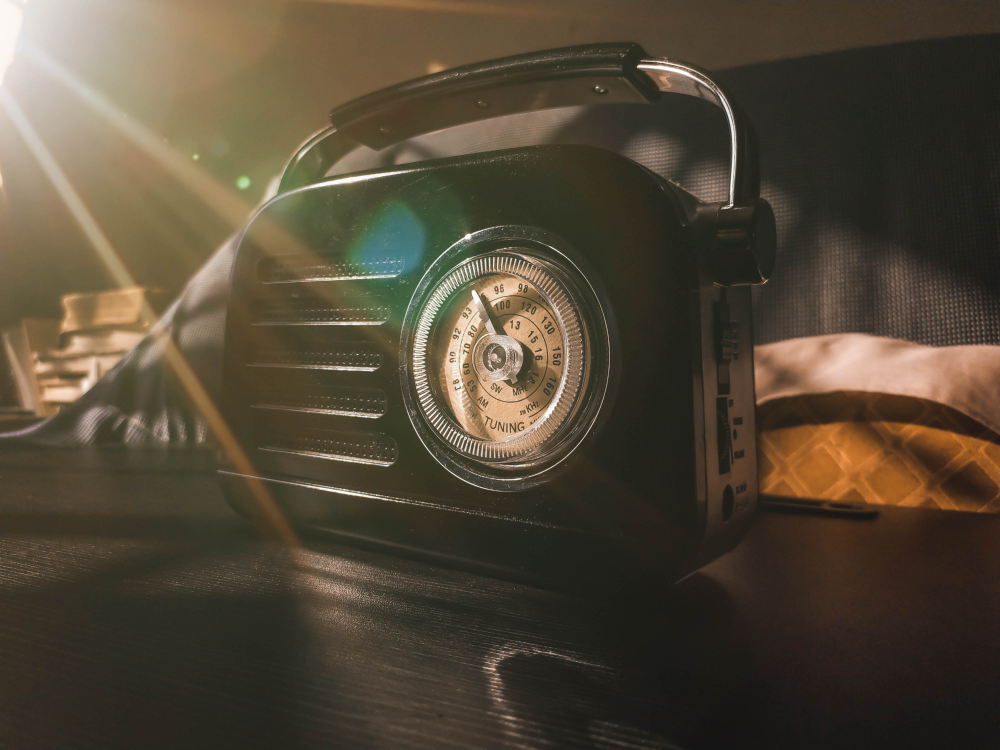
#> input picture image/Radio.jpg, 4000 x 3000 px (shown at 1/4 size); its folder holds only this picture in this run
$ python main.py
#> lines starting #> are read from the running program, lines starting #| are printed output that depends on the picture
# Import necessary modules
import os  # For file system operations
from PIL import Image, ImageOps  # For image manipulation using Pillow library

# Constants
BORDER = 20  # Final border width to be added around the image
BASE_DIMENSIONS = (1080, 1350)  # Instagram's 4:5 aspect ratio dimensions
INPUT_FOLDER = "image"  # Folder containing the original images
OUTPUT_FOLDER = "exports"  # Folder where processed images will be saved
SUPPORTED_FORMATS = (
    ".jpg",
    ".jpeg",
    ".png",
    ".webp",
    ".bmp",
    ".tiff",
)  # Supported image formats


def is_portrait(img: Image.Image) -> bool:
    """
    Determines if an image is portrait-oriented.
    Returns True if height > width, else False.
    """
    return img.height > img.width


def process_image(image_path: str, output_path: str):
    """
    Processes a single image:
    - Resizes it to fit Instagram's 4:5 aspect ratio without cropping
    - Adds white space and borders to maintain aspect ratio
    - Saves the processed image to the output folder
    """
#> called with image_path = 'image/Radio.jpg', output_path = 'exports/nocrop_Radio.jpg'
    print(f"Processing: {image_path}")

    # Open the image
    image = Image.open(image_path)
#> image is the input picture: PIL image 4000x3000 RGB; mean R, G, B 82.3, 72.1, 55.3

    # Resize while preserving aspect ratio to fit within Instagram 4:5 frame
    if is_portrait(image):
        # For portrait: fit height to 1350 - BORDER
        image_height_new = BASE_DIMENSIONS[1] - BORDER
        image_width_new = int((image_height_new / image.height) * image.width)
    else:
        # For landscape or square: fit width to 1080 - BORDER
        image_width_new = BASE_DIMENSIONS[0] - BORDER
#> image_width_new = 1060
        image_height_new = int((image_width_new / image.width) * image.height)
#> image_height_new = 795

    # Resize the image using high-quality resampling
    resized_image = image.resize(
        (image_width_new, image_height_new), Image.Resampling.LANCZOS
    )
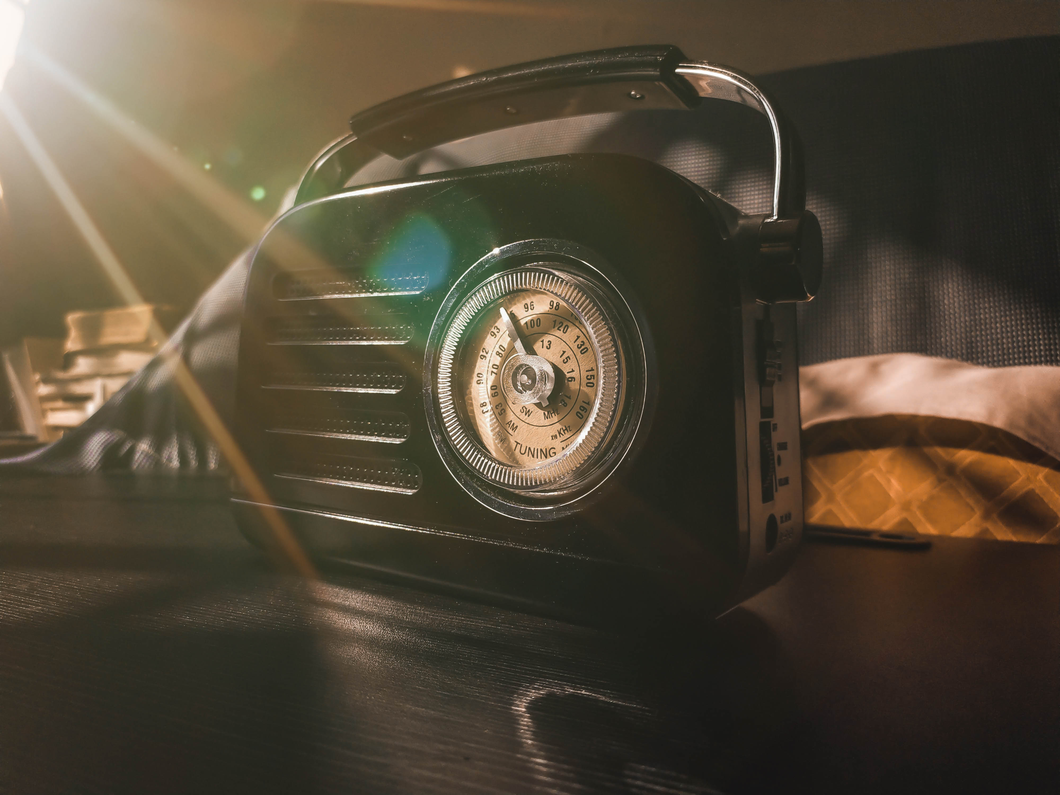
#> resized_image: PIL image 1060x795 RGB; mean R, G, B 82.3, 72.1, 55.3

    # Calculate white space padding to center the resized image
    if is_portrait(image):
        # Add horizontal padding for portrait orientation
        white_space = (BASE_DIMENSIONS[0] - BORDER) - resized_image.width
        padding = (white_space // 2, 0, white_space // 2, 0)
    else:
        # Add vertical padding for landscape/square
        white_space = (BASE_DIMENSIONS[1] - BORDER) - resized_image.height
#> white_space = 535
        padding = (0, white_space // 2, 0, white_space // 2)
#> padding = (0, 267, 0, 267)

    # Add white space to center the image
    white_space_image = ImageOps.expand(resized_image, border=padding, fill="white")
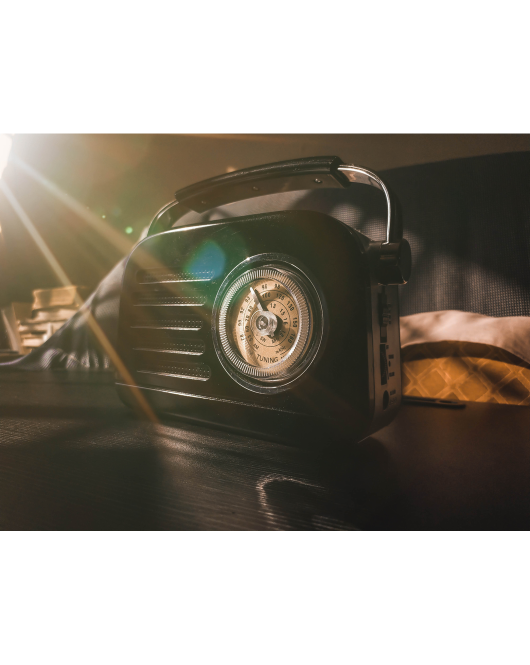
#> white_space_image: PIL image 1060x1329 RGB (shown at 1/2 size); mean R, G, B 151.7, 145.6, 135.5

    # Add the final border around the image
    border_padding = (BORDER, BORDER, BORDER, BORDER)
    final_image = ImageOps.expand(
        white_space_image, border=border_padding, fill="white"
    )
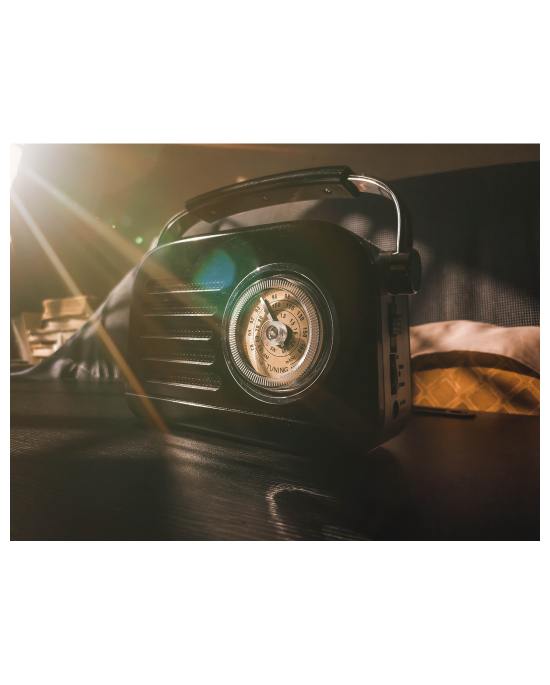
#> final_image: PIL image 1100x1369 RGB (shown at 1/2 size); mean R, G, B 158.4, 152.7, 143.2

    # Save the final image
    final_image.save(output_path)
    print(f"✅ Saved: {output_path}\n")


def main():
    """
    Main function:
    - Creates output folder if it doesn't exist
    - Loops through all supported images in the input folder
    - Processes each image and saves the output
    """
    print("📂 Starting NoCrop Instagram Processing Script")
    print(f"Input folder: {INPUT_FOLDER}")
    print(f"Output folder: {OUTPUT_FOLDER}\n")

    # Create output directory if not exists
    os.makedirs(OUTPUT_FOLDER, exist_ok=True)

    # Counter for summary
    total_images = 0
    errors = 0

    # Iterate through all files in the input folder
    for filename in os.listdir(INPUT_FOLDER):
        # Check if the file has a supported image format
        if filename.lower().endswith(SUPPORTED_FORMATS):
            input_path = os.path.join(INPUT_FOLDER, filename)
            output_path = os.path.join(OUTPUT_FOLDER, f"nocrop_{filename}")
            try:
                process_image(input_path, output_path)
                total_images += 1
            except Exception as e:
                print(f"❌ Error processing {filename}: {e}\n")
                errors += 1

    print("🎉 Processing Complete!")
    print(f"Total images processed: {total_images}")
    print(f"Errors encountered: {errors}")


# Run the script if this file is executed directly
if __name__ == "__main__":
    main()
